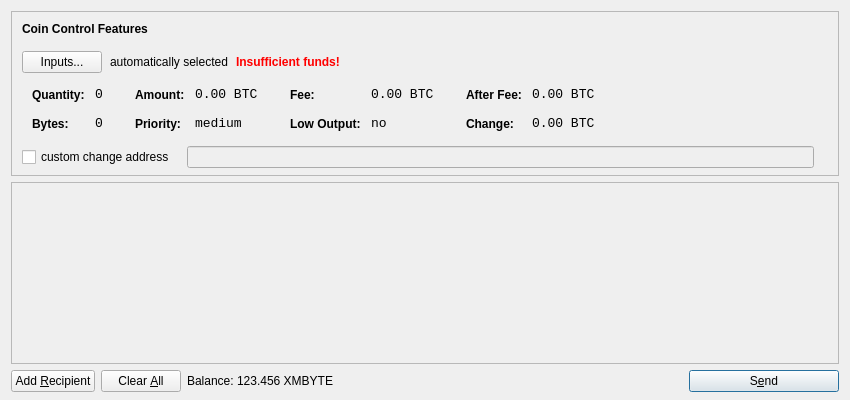
<?xml version="1.0" encoding="UTF-8"?>
<ui version="4.0">
 <class>SendCoinsDialog</class>
 <widget class="QDialog" name="SendCoinsDialog">
  <property name="geometry">
   <rect>
    <x>0</x>
    <y>0</y>
    <width>850</width>
    <height>400</height>
   </rect>
  </property>
  <property name="windowTitle">
   <string>Send Coins</string>
  </property>
  <layout class="QVBoxLayout" name="verticalLayout" stretch="0,1,0">
   <property name="bottomMargin">
    <number>8</number>
   </property>
   <item>
    <widget class="QFrame" name="frameCoinControl">
     <property name="sizePolicy">
      <sizepolicy hsizetype="Expanding" vsizetype="Expanding">
       <horstretch>0</horstretch>
       <verstretch>0</verstretch>
      </sizepolicy>
     </property>
     <property name="maximumSize">
      <size>
       <width>16777215</width>
       <height>16777215</height>
      </size>
     </property>
     <property name="frameShape">
      <enum>QFrame::StyledPanel</enum>
     </property>
     <property name="frameShadow">
      <enum>QFrame::Sunken</enum>
     </property>
     <layout class="QVBoxLayout" name="verticalLayoutCoinControl2">
      <property name="spacing">
       <number>-1</number>
      </property>
      <property name="leftMargin">
       <number>0</number>
      </property>
      <property name="topMargin">
       <number>0</number>
      </property>
      <property name="rightMargin">
       <number>0</number>
      </property>
      <property name="bottomMargin">
       <number>6</number>
      </property>
      <item>
       <layout class="QVBoxLayout" name="verticalLayoutCoinControl" stretch="0,0,0,0,1">
        <property name="spacing">
         <number>0</number>
        </property>
        <property name="leftMargin">
         <number>10</number>
        </property>
        <property name="topMargin">
         <number>10</number>
        </property>
        <item>
         <layout class="QHBoxLayout" name="horizontalLayoutCoinControl1">
          <property name="bottomMargin">
           <number>15</number>
          </property>
          <item>
           <widget class="QLabel" name="labelCoinControlFeatures">
            <property name="sizePolicy">
             <sizepolicy hsizetype="Preferred" vsizetype="Maximum">
              <horstretch>0</horstretch>
              <verstretch>0</verstretch>
             </sizepolicy>
            </property>
            <property name="font">
             <font>
              <weight>75</weight>
              <bold>true</bold>
             </font>
            </property>
            <property name="styleSheet">
             <string notr="true">font-weight:bold;</string>
            </property>
            <property name="text">
             <string>Coin Control Features</string>
            </property>
           </widget>
          </item>
         </layout>
        </item>
        <item>
         <layout class="QHBoxLayout" name="horizontalLayoutCoinControl2" stretch="0,0,0,0">
          <property name="spacing">
           <number>8</number>
          </property>
          <property name="bottomMargin">
           <number>10</number>
          </property>
          <item>
           <widget class="QPushButton" name="pushButtonCoinControl">
            <property name="styleSheet">
             <string notr="true"/>
            </property>
            <property name="text">
             <string>Inputs...</string>
            </property>
           </widget>
          </item>
          <item>
           <widget class="QLabel" name="labelCoinControlAutomaticallySelected">
            <property name="text">
             <string>automatically selected</string>
            </property>
            <property name="margin">
             <number>5</number>
            </property>
           </widget>
          </item>
          <item>
           <widget class="QLabel" name="labelCoinControlInsuffFunds">
            <property name="font">
             <font>
              <weight>75</weight>
              <bold>true</bold>
             </font>
            </property>
            <property name="styleSheet">
             <string notr="true">color:red;font-weight:bold;</string>
            </property>
            <property name="text">
             <string>Insufficient funds!</string>
            </property>
            <property name="margin">
             <number>5</number>
            </property>
           </widget>
          </item>
          <item>
           <spacer name="horizontalSpacerCoinControl">
            <property name="orientation">
             <enum>Qt::Horizontal</enum>
            </property>
            <property name="sizeHint" stdset="0">
             <size>
              <width>40</width>
              <height>1</height>
             </size>
            </property>
           </spacer>
          </item>
         </layout>
        </item>
        <item>
         <widget class="QWidget" name="widgetCoinControl" native="true">
          <property name="sizePolicy">
           <sizepolicy hsizetype="Preferred" vsizetype="Preferred">
            <horstretch>0</horstretch>
            <verstretch>0</verstretch>
           </sizepolicy>
          </property>
          <property name="minimumSize">
           <size>
            <width>0</width>
            <height>0</height>
           </size>
          </property>
          <property name="styleSheet">
           <string notr="true"/>
          </property>
          <layout class="QHBoxLayout" name="horizontalLayoutCoinControl5">
           <property name="margin">
            <number>0</number>
           </property>
           <item>
            <layout class="QHBoxLayout" name="horizontalLayoutCoinControl3" stretch="0,0,0,1">
             <property name="spacing">
              <number>20</number>
             </property>
             <property name="topMargin">
              <number>0</number>
             </property>
             <property name="bottomMargin">
              <number>10</number>
             </property>
             <item>
              <layout class="QFormLayout" name="formLayoutCoinControl1">
               <property name="horizontalSpacing">
                <number>10</number>
               </property>
               <property name="verticalSpacing">
                <number>14</number>
               </property>
               <property name="leftMargin">
                <number>10</number>
               </property>
               <property name="topMargin">
                <number>4</number>
               </property>
               <property name="rightMargin">
                <number>6</number>
               </property>
               <item row="0" column="0">
                <widget class="QLabel" name="labelCoinControlQuantityText">
                 <property name="styleSheet">
                  <string notr="true">font-weight:bold;</string>
                 </property>
                 <property name="text">
                  <string>Quantity:</string>
                 </property>
                 <property name="margin">
                  <number>0</number>
                 </property>
                </widget>
               </item>
               <item row="0" column="1">
                <widget class="QLabel" name="labelCoinControlQuantity">
                 <property name="font">
                  <font>
                   <family>Monospace</family>
                   <pointsize>10</pointsize>
                  </font>
                 </property>
                 <property name="cursor">
                  <cursorShape>IBeamCursor</cursorShape>
                 </property>
                 <property name="contextMenuPolicy">
                  <enum>Qt::ActionsContextMenu</enum>
                 </property>
                 <property name="text">
                  <string notr="true">0</string>
                 </property>
                 <property name="margin">
                  <number>0</number>
                 </property>
                 <property name="textInteractionFlags">
                  <set>Qt::LinksAccessibleByMouse|Qt::TextSelectableByKeyboard|Qt::TextSelectableByMouse</set>
                 </property>
                </widget>
               </item>
               <item row="1" column="0">
                <widget class="QLabel" name="labelCoinControlBytesText">
                 <property name="styleSheet">
                  <string notr="true">font-weight:bold;</string>
                 </property>
                 <property name="text">
                  <string>Bytes:</string>
                 </property>
                </widget>
               </item>
               <item row="1" column="1">
                <widget class="QLabel" name="labelCoinControlBytes">
                 <property name="font">
                  <font>
                   <family>Monospace</family>
                   <pointsize>10</pointsize>
                  </font>
                 </property>
                 <property name="cursor">
                  <cursorShape>IBeamCursor</cursorShape>
                 </property>
                 <property name="contextMenuPolicy">
                  <enum>Qt::ActionsContextMenu</enum>
                 </property>
                 <property name="text">
                  <string notr="true">0</string>
                 </property>
                 <property name="textInteractionFlags">
                  <set>Qt::LinksAccessibleByMouse|Qt::TextSelectableByKeyboard|Qt::TextSelectableByMouse</set>
                 </property>
                </widget>
               </item>
              </layout>
             </item>
             <item>
              <layout class="QFormLayout" name="formLayoutCoinControl2">
               <property name="horizontalSpacing">
                <number>10</number>
               </property>
               <property name="verticalSpacing">
                <number>14</number>
               </property>
               <property name="leftMargin">
                <number>6</number>
               </property>
               <property name="topMargin">
                <number>4</number>
               </property>
               <property name="rightMargin">
                <number>6</number>
               </property>
               <item row="0" column="0">
                <widget class="QLabel" name="labelCoinControlAmountText">
                 <property name="styleSheet">
                  <string notr="true">font-weight:bold;</string>
                 </property>
                 <property name="text">
                  <string>Amount:</string>
                 </property>
                 <property name="margin">
                  <number>0</number>
                 </property>
                </widget>
               </item>
               <item row="0" column="1">
                <widget class="QLabel" name="labelCoinControlAmount">
                 <property name="font">
                  <font>
                   <family>Monospace</family>
                   <pointsize>10</pointsize>
                  </font>
                 </property>
                 <property name="cursor">
                  <cursorShape>IBeamCursor</cursorShape>
                 </property>
                 <property name="contextMenuPolicy">
                  <enum>Qt::ActionsContextMenu</enum>
                 </property>
                 <property name="text">
                  <string notr="true">0.00 BTC</string>
                 </property>
                 <property name="textInteractionFlags">
                  <set>Qt::LinksAccessibleByMouse|Qt::TextSelectableByKeyboard|Qt::TextSelectableByMouse</set>
                 </property>
                </widget>
               </item>
               <item row="1" column="0">
                <widget class="QLabel" name="labelCoinControlPriorityText">
                 <property name="styleSheet">
                  <string notr="true">font-weight:bold;</string>
                 </property>
                 <property name="text">
                  <string>Priority:</string>
                 </property>
                </widget>
               </item>
               <item row="1" column="1">
                <widget class="QLabel" name="labelCoinControlPriority">
                 <property name="font">
                  <font>
                   <family>Monospace</family>
                   <pointsize>10</pointsize>
                  </font>
                 </property>
                 <property name="cursor">
                  <cursorShape>IBeamCursor</cursorShape>
                 </property>
                 <property name="contextMenuPolicy">
                  <enum>Qt::ActionsContextMenu</enum>
                 </property>
                 <property name="text">
                  <string>medium</string>
                 </property>
                 <property name="textInteractionFlags">
                  <set>Qt::LinksAccessibleByMouse|Qt::TextSelectableByKeyboard|Qt::TextSelectableByMouse</set>
                 </property>
                </widget>
               </item>
              </layout>
             </item>
             <item>
              <layout class="QFormLayout" name="formLayoutCoinControl3">
               <property name="horizontalSpacing">
                <number>10</number>
               </property>
               <property name="verticalSpacing">
                <number>14</number>
               </property>
               <property name="leftMargin">
                <number>6</number>
               </property>
               <property name="topMargin">
                <number>4</number>
               </property>
               <property name="rightMargin">
                <number>6</number>
               </property>
               <item row="0" column="0">
                <widget class="QLabel" name="labelCoinControlFeeText">
                 <property name="styleSheet">
                  <string notr="true">font-weight:bold;</string>
                 </property>
                 <property name="text">
                  <string>Fee:</string>
                 </property>
                 <property name="margin">
                  <number>0</number>
                 </property>
                </widget>
               </item>
               <item row="0" column="1">
                <widget class="QLabel" name="labelCoinControlFee">
                 <property name="font">
                  <font>
                   <family>Monospace</family>
                   <pointsize>10</pointsize>
                  </font>
                 </property>
                 <property name="cursor">
                  <cursorShape>IBeamCursor</cursorShape>
                 </property>
                 <property name="contextMenuPolicy">
                  <enum>Qt::ActionsContextMenu</enum>
                 </property>
                 <property name="text">
                  <string notr="true">0.00 BTC</string>
                 </property>
                 <property name="textInteractionFlags">
                  <set>Qt::LinksAccessibleByMouse|Qt::TextSelectableByKeyboard|Qt::TextSelectableByMouse</set>
                 </property>
                </widget>
               </item>
               <item row="1" column="0">
                <widget class="QLabel" name="labelCoinControlLowOutputText">
                 <property name="styleSheet">
                  <string notr="true">font-weight:bold;</string>
                 </property>
                 <property name="text">
                  <string>Low Output:</string>
                 </property>
                </widget>
               </item>
               <item row="1" column="1">
                <widget class="QLabel" name="labelCoinControlLowOutput">
                 <property name="font">
                  <font>
                   <family>Monospace</family>
                   <pointsize>10</pointsize>
                  </font>
                 </property>
                 <property name="cursor">
                  <cursorShape>IBeamCursor</cursorShape>
                 </property>
                 <property name="contextMenuPolicy">
                  <enum>Qt::ActionsContextMenu</enum>
                 </property>
                 <property name="text">
                  <string>no</string>
                 </property>
                 <property name="textInteractionFlags">
                  <set>Qt::LinksAccessibleByMouse|Qt::TextSelectableByKeyboard|Qt::TextSelectableByMouse</set>
                 </property>
                </widget>
               </item>
              </layout>
             </item>
             <item>
              <layout class="QFormLayout" name="formLayoutCoinControl4">
               <property name="horizontalSpacing">
                <number>10</number>
               </property>
               <property name="verticalSpacing">
                <number>14</number>
               </property>
               <property name="leftMargin">
                <number>6</number>
               </property>
               <property name="topMargin">
                <number>4</number>
               </property>
               <property name="rightMargin">
                <number>6</number>
               </property>
               <item row="0" column="0">
                <widget class="QLabel" name="labelCoinControlAfterFeeText">
                 <property name="styleSheet">
                  <string notr="true">font-weight:bold;</string>
                 </property>
                 <property name="text">
                  <string>After Fee:</string>
                 </property>
                 <property name="margin">
                  <number>0</number>
                 </property>
                </widget>
               </item>
               <item row="0" column="1">
                <widget class="QLabel" name="labelCoinControlAfterFee">
                 <property name="font">
                  <font>
                   <family>Monospace</family>
                   <pointsize>10</pointsize>
                  </font>
                 </property>
                 <property name="cursor">
                  <cursorShape>IBeamCursor</cursorShape>
                 </property>
                 <property name="contextMenuPolicy">
                  <enum>Qt::ActionsContextMenu</enum>
                 </property>
                 <property name="text">
                  <string notr="true">0.00 BTC</string>
                 </property>
                 <property name="textInteractionFlags">
                  <set>Qt::LinksAccessibleByMouse|Qt::TextSelectableByKeyboard|Qt::TextSelectableByMouse</set>
                 </property>
                </widget>
               </item>
               <item row="1" column="0">
                <widget class="QLabel" name="labelCoinControlChangeText">
                 <property name="styleSheet">
                  <string notr="true">font-weight:bold;</string>
                 </property>
                 <property name="text">
                  <string>Change:</string>
                 </property>
                </widget>
               </item>
               <item row="1" column="1">
                <widget class="QLabel" name="labelCoinControlChange">
                 <property name="font">
                  <font>
                   <family>Monospace</family>
                   <pointsize>10</pointsize>
                  </font>
                 </property>
                 <property name="cursor">
                  <cursorShape>IBeamCursor</cursorShape>
                 </property>
                 <property name="contextMenuPolicy">
                  <enum>Qt::ActionsContextMenu</enum>
                 </property>
                 <property name="text">
                  <string notr="true">0.00 BTC</string>
                 </property>
                 <property name="textInteractionFlags">
                  <set>Qt::LinksAccessibleByMouse|Qt::TextSelectableByKeyboard|Qt::TextSelectableByMouse</set>
                 </property>
                </widget>
               </item>
              </layout>
             </item>
            </layout>
           </item>
          </layout>
         </widget>
        </item>
        <item>
         <layout class="QHBoxLayout" name="horizontalLayoutCoinControl4" stretch="0,0,0">
          <property name="spacing">
           <number>12</number>
          </property>
          <property name="sizeConstraint">
           <enum>QLayout::SetDefaultConstraint</enum>
          </property>
          <property name="topMargin">
           <number>5</number>
          </property>
          <property name="rightMargin">
           <number>5</number>
          </property>
          <item>
           <widget class="QCheckBox" name="checkBoxCoinControlChange">
            <property name="text">
             <string>custom change address</string>
            </property>
           </widget>
          </item>
          <item>
           <widget class="QLineEdit" name="lineEditCoinControlChange">
            <property name="enabled">
             <bool>false</bool>
            </property>
            <property name="sizePolicy">
             <sizepolicy hsizetype="Expanding" vsizetype="Fixed">
              <horstretch>0</horstretch>
              <verstretch>0</verstretch>
             </sizepolicy>
            </property>
           </widget>
          </item>
          <item>
           <widget class="QLabel" name="labelCoinControlChangeLabel">
            <property name="sizePolicy">
             <sizepolicy hsizetype="Preferred" vsizetype="Expanding">
              <horstretch>0</horstretch>
              <verstretch>0</verstretch>
             </sizepolicy>
            </property>
            <property name="minimumSize">
             <size>
              <width>0</width>
              <height>0</height>
             </size>
            </property>
            <property name="text">
             <string/>
            </property>
            <property name="margin">
             <number>3</number>
            </property>
           </widget>
          </item>
         </layout>
        </item>
        <item>
         <spacer name="verticalSpacerCoinControl">
          <property name="orientation">
           <enum>Qt::Vertical</enum>
          </property>
          <property name="sizeHint" stdset="0">
           <size>
            <width>800</width>
            <height>1</height>
           </size>
          </property>
         </spacer>
        </item>
       </layout>
      </item>
     </layout>
    </widget>
   </item>
   <item>
    <widget class="QScrollArea" name="scrollArea">
     <property name="widgetResizable">
      <bool>true</bool>
     </property>
     <widget class="QWidget" name="scrollAreaWidgetContents">
      <property name="geometry">
       <rect>
        <x>0</x>
        <y>0</y>
        <width>830</width>
        <height>165</height>
       </rect>
      </property>
      <layout class="QVBoxLayout" name="verticalLayout_2">
       <property name="margin">
        <number>0</number>
       </property>
       <item>
        <layout class="QVBoxLayout" name="entries">
         <property name="spacing">
          <number>6</number>
         </property>
        </layout>
       </item>
       <item>
        <spacer name="verticalSpacer">
         <property name="orientation">
          <enum>Qt::Vertical</enum>
         </property>
         <property name="sizeHint" stdset="0">
          <size>
           <width>20</width>
           <height>40</height>
          </size>
         </property>
        </spacer>
       </item>
      </layout>
     </widget>
    </widget>
   </item>
   <item>
    <layout class="QHBoxLayout" name="horizontalLayout">
     <item>
      <widget class="QPushButton" name="addButton">
       <property name="toolTip">
        <string>Send to multiple recipients at once</string>
       </property>
       <property name="text">
        <string>Add &amp;Recipient</string>
       </property>
       <property name="icon">
        <iconset resource="../bitcoin.qrc">
         <normaloff>:/icons/add</normaloff>:/icons/add</iconset>
       </property>
       <property name="autoDefault">
        <bool>false</bool>
       </property>
      </widget>
     </item>
     <item>
      <widget class="QPushButton" name="clearButton">
       <property name="sizePolicy">
        <sizepolicy hsizetype="Minimum" vsizetype="Fixed">
         <horstretch>0</horstretch>
         <verstretch>0</verstretch>
        </sizepolicy>
       </property>
       <property name="toolTip">
        <string>Remove all transaction fields</string>
       </property>
       <property name="text">
        <string>Clear &amp;All</string>
       </property>
       <property name="icon">
        <iconset resource="../bitcoin.qrc">
         <normaloff>:/icons/remove</normaloff>:/icons/remove</iconset>
       </property>
       <property name="autoRepeatDelay">
        <number>300</number>
       </property>
       <property name="autoDefault">
        <bool>false</bool>
       </property>
      </widget>
     </item>
     <item>
      <layout class="QHBoxLayout" name="horizontalLayout_2">
       <property name="spacing">
        <number>3</number>
       </property>
       <item>
        <widget class="QLabel" name="label">
         <property name="text">
          <string>Balance:</string>
         </property>
        </widget>
       </item>
       <item>
        <widget class="QLabel" name="labelBalance">
         <property name="cursor">
          <cursorShape>IBeamCursor</cursorShape>
         </property>
         <property name="text">
          <string>123.456 XMBYTE</string>
         </property>
         <property name="textInteractionFlags">
          <set>Qt::LinksAccessibleByMouse|Qt::TextSelectableByKeyboard|Qt::TextSelectableByMouse</set>
         </property>
        </widget>
       </item>
      </layout>
     </item>
     <item>
      <spacer name="horizontalSpacer">
       <property name="orientation">
        <enum>Qt::Horizontal</enum>
       </property>
       <property name="sizeHint" stdset="0">
        <size>
         <width>40</width>
         <height>20</height>
        </size>
       </property>
      </spacer>
     </item>
     <item>
      <widget class="QPushButton" name="sendButton">
       <property name="minimumSize">
        <size>
         <width>150</width>
         <height>0</height>
        </size>
       </property>
       <property name="toolTip">
        <string>Confirm the send action</string>
       </property>
       <property name="text">
        <string>S&amp;end</string>
       </property>
       <property name="icon">
        <iconset resource="../bitcoin.qrc">
         <normaloff>:/icons/send</normaloff>:/icons/send</iconset>
       </property>
       <property name="default">
        <bool>true</bool>
       </property>
      </widget>
     </item>
    </layout>
   </item>
  </layout>
 </widget>
 <resources>
  <include location="../bitcoin.qrc"/>
 </resources>
 <connections/>
</ui>
